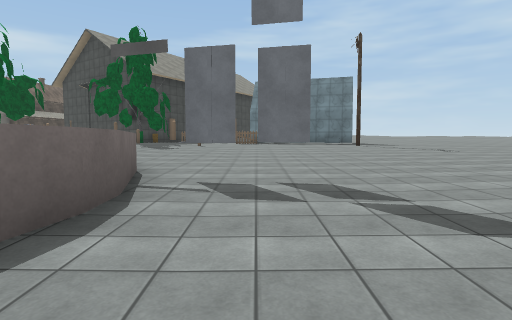
View 1 (above)

24 first-person views from a walk through a 3-D level made in the Unity game engine. The camera is 1.4 m above the floor, tilts 4° down and sees 80° across. The floor is counted in squares, 2 m on a side. Each view is taken from the middle of a square. On the plan, view 1 faces up. The plan holds only what a view shows up to about 10 squares ahead; the rest is blank. The place goes on beyond the plan. The player character is not drawn. Some surface patterns are stand-ins.

View 2
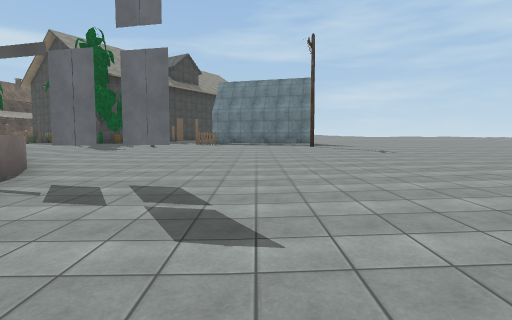

View 3
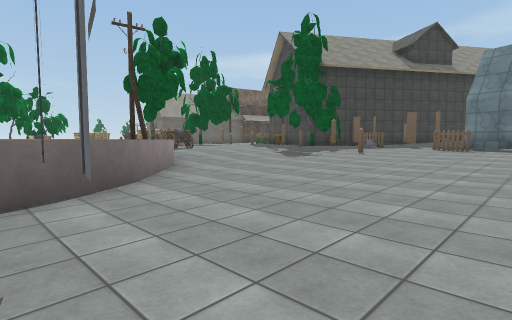

View 4
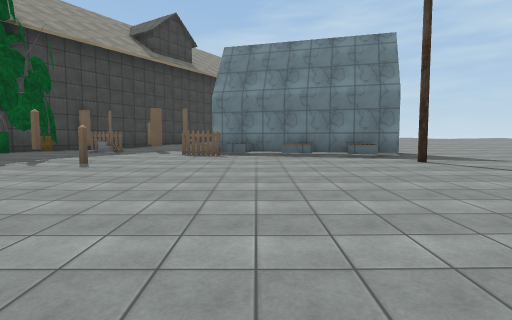

View 5
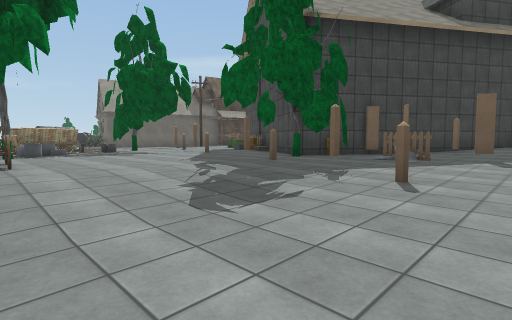

View 6
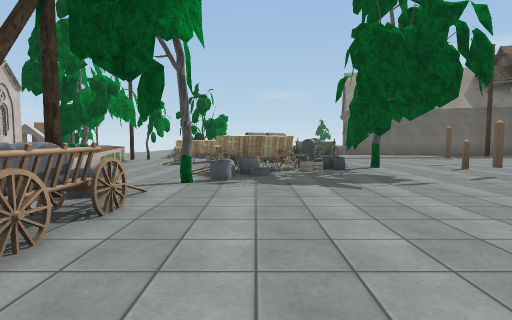

View 7
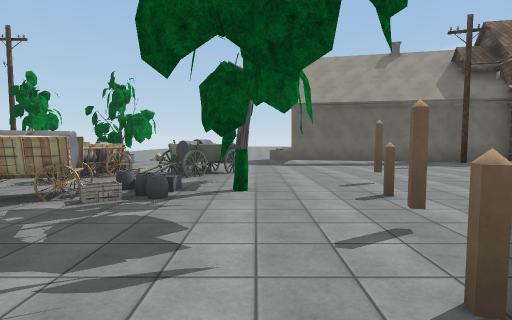

View 8
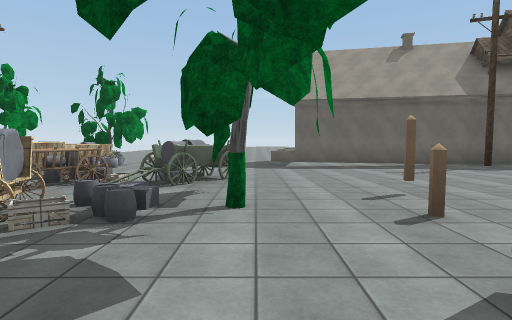

View 9
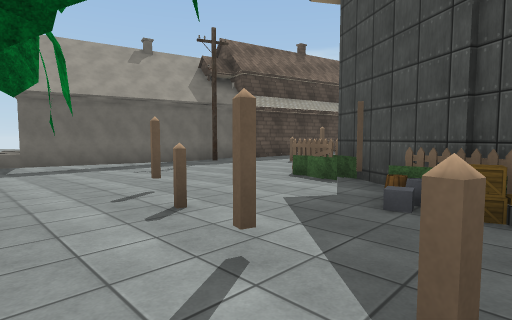

View 10
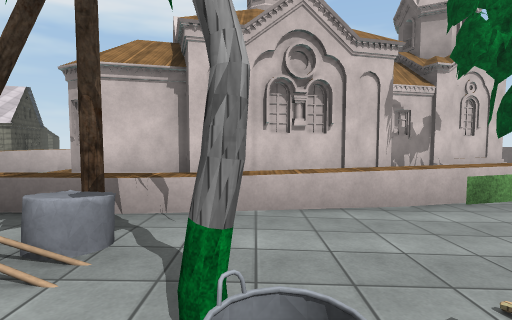

View 11
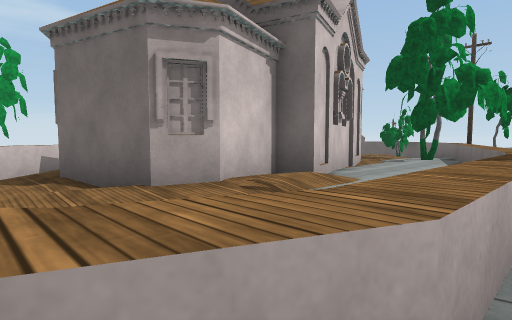

View 12
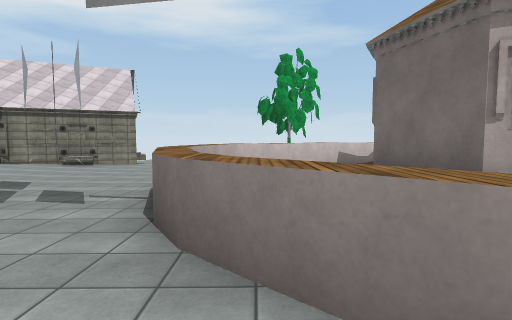

View 13
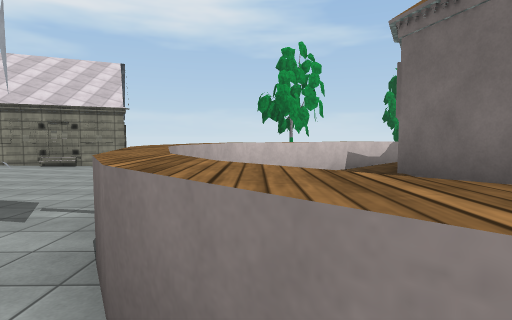

View 14
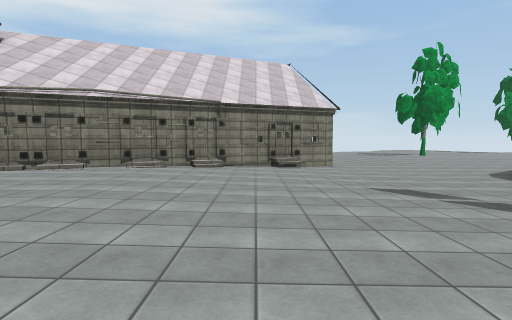

View 15
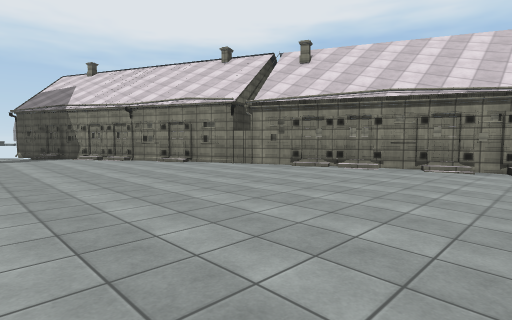

View 16
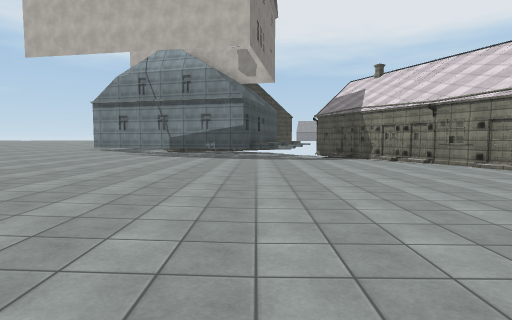

View 17
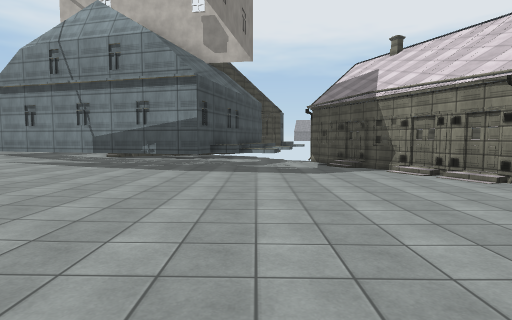

View 18
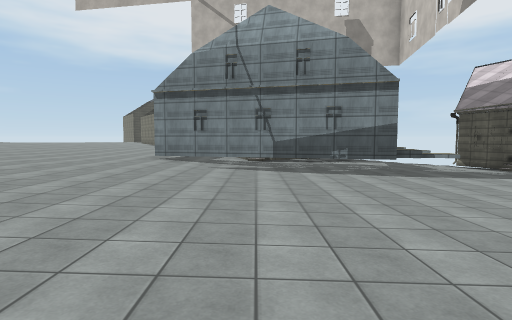

View 19
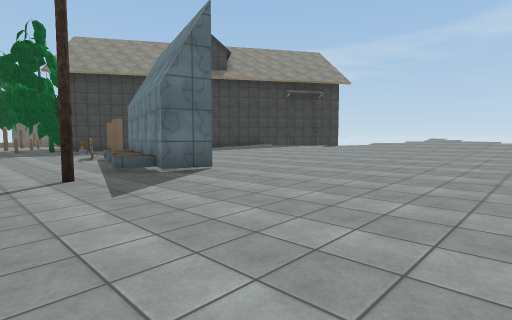

View 20
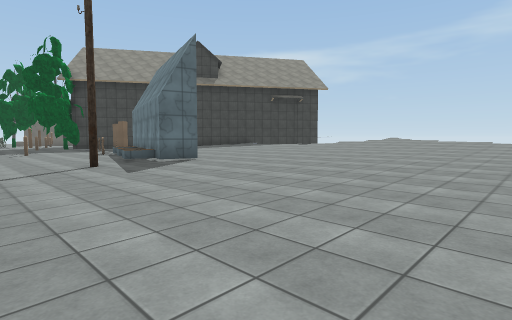

View 21
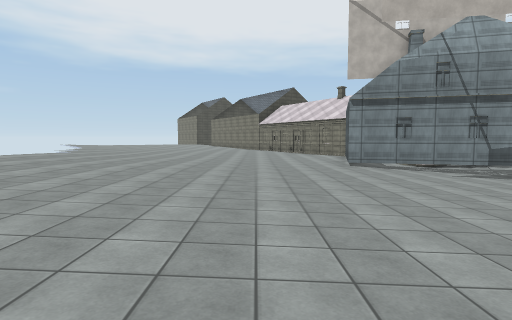

View 22
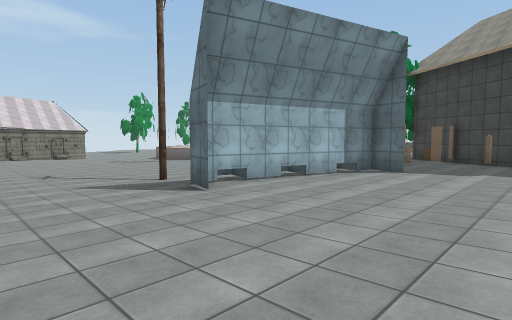

View 23
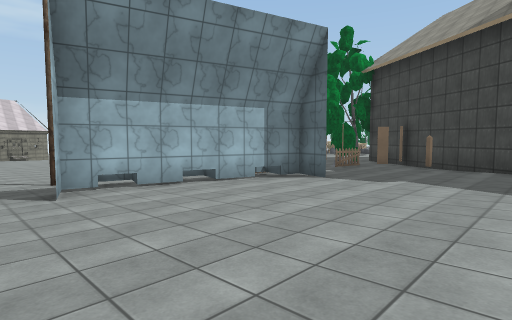

View 24
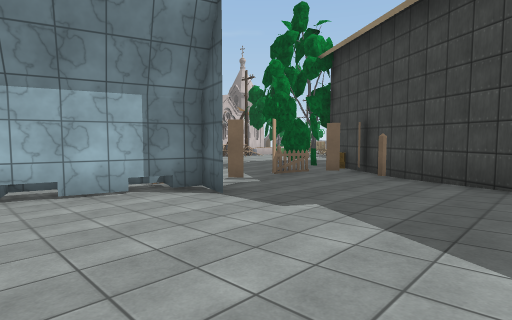

### Floor plan
Key: @ floor where view 1 was taken; # wall or solid block; . main floor; : floor 0.25 m higher than the main floor; - floor 0.25 m lower than the main floor; + floor 0.5 m higher than the main floor; _ floor 0.5 m lower than the main floor; * floor 0.75 m higher than the main floor; % floor 1 m higher than the main floor; / step, stairs or slope; = window, fence, low wall or low ledge; ^ raised ledge; T thing the floor can be seen under or through; O other object.
Columns run from 20 left of view 1 to 20 right of it. Each row starts with its distance up from view 1.
 21   O++++          #*******%%%%%%% %%%%%%**
 20   O:+++O##      ##***********************
 19  #:::++OO#      #++**********************
 18  #:::+++++O##  ##++++++***************+++
 17  #:::+++++O/#######+#++++++++++++++++++++
 16  O::::+O+++++##OOO+##TT++++++++++++++++++
 15 O..:::++++O++ ###++:O:TTT+++++++++++++++#
 14  .::::+##+++++ #+:::::::::::::+::::::::##
 13   :::OO#/+++++++::::::::#::::::::::::::#
 12   :::#O+O+++++++::::::::::::::::::::::.#
 11    ::OOOOO++++++/::.....:::::::::::....#
 10  .::  OOO/#+++++/.............:.......##
  9  OO   ::::+OOO+//.....................##
  8      /:::::^^^^^.......................##
  7      ..^^^^  :..^.-----...............^^-
  6      =^...::::  .^-------..............--
  5        .....::..--^------.............-/#
  4        ########.- ^-O----.............###
  3               ##. ^-------.........####
  2     #         ##. ^___----......####
  1   ###         #.  ^____---.....##
  0                  ##_@__---../###
 -1                ##______--/####
 -2               ##_______/###
 -3             ### ______###

Where each view was taken, in squares from view 1:
view 1: 0 up, 0 right, facing up
view 2: 0 up, 2 right, facing up
view 3: 4 up, 2 right, facing up-left
view 4: 7 up, 1 right, facing up
view 5: 9 up, 1 left, facing up-left
view 6: 11 up, 5 left, facing left
view 7: 14 up, 8 left, facing left
view 8: 14 up, 9 left, facing left
view 9: 14 up, 9 left, facing up-left
view 10: 11 up, 10 left, facing down
view 11: 8 up, 4 left, facing down-left
view 12: 8 up, 3 left, facing down
view 13: 7 up, 3 left, facing down
view 14: 7 up, 4 right, facing down
view 15: 7 up, 5 right, facing down-right
view 16: 8 up, 6 right, facing right
view 17: 7 up, 10 right, facing right
view 18: 12 up, 10 right, facing right
view 19: 12 up, 10 right, facing up-left
view 20: 11 up, 12 right, facing up-left
view 21: 18 up, 10 right, facing right
view 22: 20 up, 8 right, facing down-left
view 23: 21 up, 6 right, facing down-left
view 24: 21 up, 3 right, facing down-left
